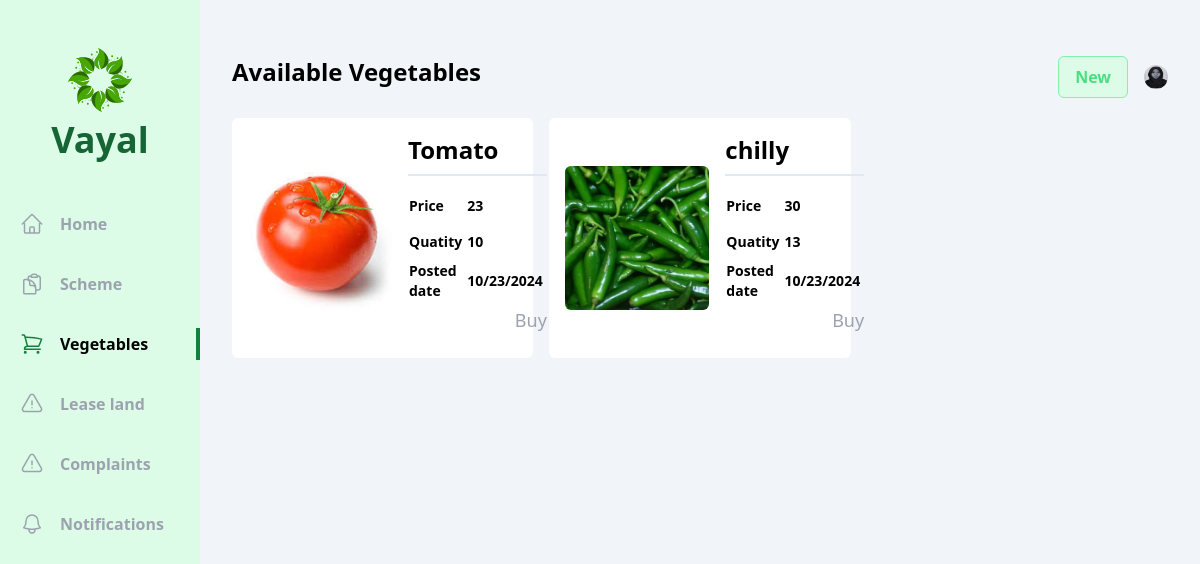
Page /user/vegetables/ (signed in) on the earlier database version.
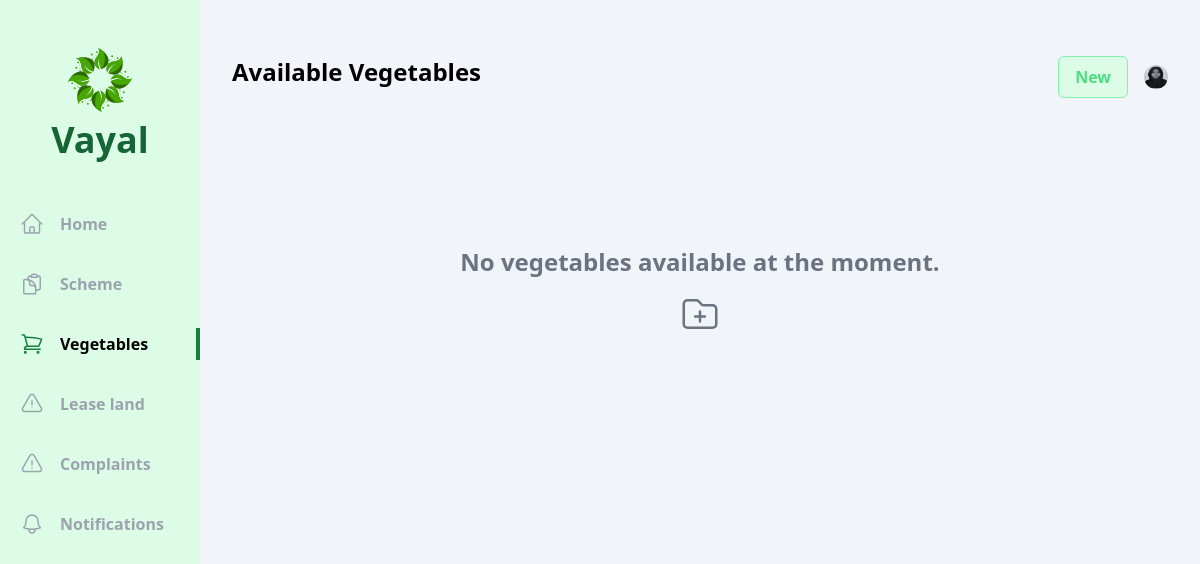
Same page on the later database version.
### vayal_user/models.py (models this page shows, shortened)
class Vayal_User(models.Model):
    account = models.OneToOneField(User, on_delete=models.CASCADE)
    name=models.CharField(max_length=225)
    dob=models.DateField()
    gender= models.CharField(max_length=20, choices=gender)
    phone_number = models.CharField(max_length=10)
    aadhar_number= models.CharField(max_length=12)
    cast=models.CharField(max_length=20, choices=cast)
    house_name=models.CharField(max_length=225)
    place=models.CharField(max_length=225)
    village=models.CharField(max_length=225)
    pincode = models.CharField(max_length=6)
    muncipality=models.CharField(max_length=225,default="Kozhikode")
    district=models.CharField(max_length=225,default="Kozhikode")
    land_ownership=models.CharField(max_length=20, choices=land)
    photo=models.ImageField(upload_to='photos/')
    vegetable_permission_applied=models.CharField(max_length=225,default="False")
    vegetable_permission=models.CharField(max_length=225, choices=vegetable_permission_status,default="Pending")

### officer/models.py (models this page shows, shortened)
class Vegetable(models.Model):
    farm_details = models.ForeignKey(VegetablePermission, on_delete=models.CASCADE)
    name = models.CharField(max_length=250)
    price = models.IntegerField()
    quantity =  models.IntegerField()
    expiry =  models.IntegerField()
    posted_date=models.DateTimeField(auto_now_add=True)
    photo = models.ImageField(upload_to='vegetables')

### vayal_user/views/vegetable.py (the view)
# urls.py: path('vegetables/',vegetable.index,name='vegetables'),
def index(request):
    vayal_user = Vayal_User.objects.get(account=request.user)
    vegetables=Vegetable.objects.all()
    context = {
        'vayal_user': vayal_user,
        'vegetables': vegetables}
    return render(request,'vayal_user/vegetable/index.html',context)

### vayal_user/templates/vayal_user/vegetable/index.html (shortened to what this page needs)
{% extends 'base.html' %}
{% block content %}
<div class="flex  bg-slate-100">
    <div class="w-2/12 bg-green-100 flex flex-col items-center pb-10">
        <div class="my-12 flex flex-col gap-2 justify-center items-center">
            <h1 class="text-4xl font-bold text-green-800 ">Vayal</h1>
        </div>
        <ul class="flex flex-col gap-7 w-full font-bold text-gray-400">
          <li class="w-full flex items-center px-5 py-1 gap-4 group hover:text-gray-500 cursor-pointer hover:border-green-700 hover:border-r-4">
                <a href="{% url 'vayal_user:home' %}">Home</a>
            </li>
            <li class="w-full flex items-center px-5 py-1 gap-4 group hover:text-gray-500 cursor-pointer hover:border-green-700 hover:border-r-4">
                <a href="{% url 'vayal_user:schemes' %}">Scheme</a>
            </li>
            <li class="w-full flex items-center px-5 py-1 gap-4 border-r-4 text-black border-green-700">
                <a href="{% url 'vayal_user:vegetables' %}">Vegetables</a>
            </li>
            <li class="w-full flex items-center px-5 py-1 gap-4 group hover:text-gray-500 cursor-pointer hover:border-green-700 hover:border-r-4">
                  <a href="{% url 'vayal_user:lease_land' %}">Lease land</a>
              </li>
          <li class="w-full flex items-center px-5 py-1 gap-4 group hover:text-gray-500 cursor-pointer hover:border-green-700 hover:border-r-4">
              <a href="{% url 'vayal_user:complaints' %}">Complaints</a>
          </li>
          <li class="w-full flex items-center px-5 py-1 gap-4 group hover:text-gray-500 cursor-pointer hover:border-green-700 hover:border-r-4">
              <a href="{% url 'vayal_user:notifications' %}">Notifications</a>
          </li>
        </ul>
      </div>
      <div class="w-10/12 h-screen overflow-y-auto px-8 py-14">
        <div class="flex justify-between mb-5">
          <h1 class="text-2xl font-bold">Available Vegetables</h1>
          <div class="flex items-center gap-4">
              <span class="px-4 py-2 flex gap-1 bg-green-100 text-green-400 border cursor-pointer border-green-300 font-bold rounded-md">
                  <span>
                      <a href="{% url 'vayal_user:add_button' %}">
                          New
                      </a>
                     </span>
              </span>
              <div class="relative">
              <img id="profile" src="/uploads/{{vayal_user.photo}}" class="h-6 w-6 rounded-full cursor-pointer" alt="">
          </div>
          </div>
      </div>
      <div class="grid grid-cols-3 gap-x-4 gap-y-8">
        {% if vegetables %}
            {% for vegetable in vegetables %}
            <div class="flex flex-row bg-white p-4 rounded-md gap-4">
            <img class="cursor-pointer rounded-md h-36 w-36 object-cover my-8" src="/uploads/{{vegetable.photo}}" alt="">
            <div class="flex flex-col gap-1">
                <span class="text-2xl font-bold mb-2 pb-2 border-b-2 border-slate-200">{{vegetable.name }}</span>
                <table class="table-auto text-sm text-left ">
                    <tr>
                        <th scope="col" >Price</th>
                        <th scope="col" class="px-1 py-2">{{vegetable.price}}</th>
                    </tr>
                    <tr>
                        <th scope="col" >Quatity</th>
                        <th scope="col" class="px-1 py-2">{{vegetable.quantity}}</th>
                    </tr>
                    <tr>
                        <th scope="col" >Posted<br>date</th>
                        <th scope="col" class="px-1 py-2">{{vegetable.posted_date | date:"m/d/Y" }}</th>
                    </tr>
                </table>
                <div class="flex justify-end ">
                    <a href ="{% url 'vayal_user:vegetables'  %}" class="text-lg text-gray-400 ">Buy</a>
                </div>
        </div>
        </div>
        {% endfor %}
        {% else %}
        <div class="flex flex-col items-center justify-center col-span-3 text-center my-20">
            <p class="text-2xl font-semibold text-gray-500 mb-4 mt-12">No vegetables available at the moment.</p>
            <a href="{% url 'vayal_user:add_button' %}" class="text-3xl text-gray-500 hover:text-green-500 flex items-center gap-2">
                <span>
                </span>
            </a>
        </div>
    {% endif %}
    </div>
</div>
{% endblock content %}

### templates/base.html (shortened to what this page needs)
<!DOCTYPE html>
<html lang="en">
<head>
    <script src="https://cdn.tailwindcss.com"></script>
</head>
<body>
    {% block content %}
    {% endblock content %}
</body>
</html>

Differences in the rows shown:
removed Vegetable: photo (picture), name "Tomato", price "23", quantity "10", posted_date "10/23/2024"
removed Vegetable: photo (picture), name "chilly", price "30", quantity "13", posted_date "10/23/2024"
Other differences:
text now shown: "No vegetables available at the moment."
